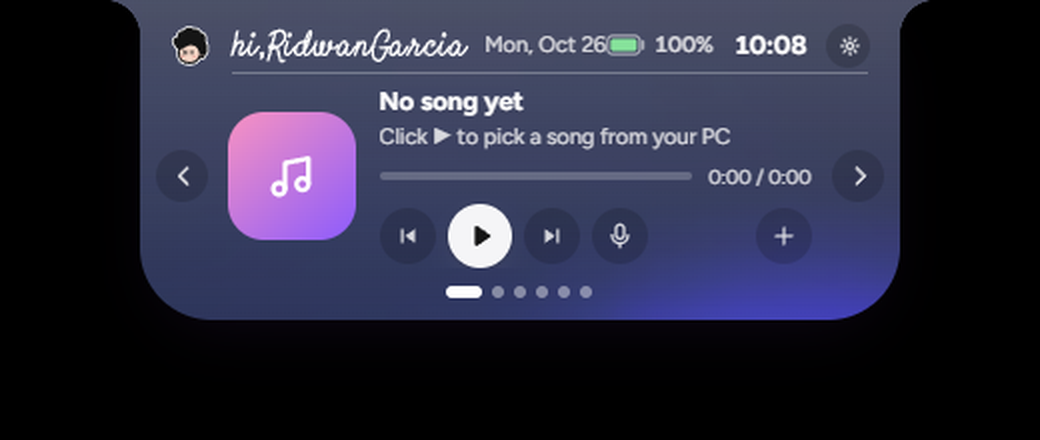
#> input picture analysis/Intip-rebuild/mockup/intip_idle.png, 1040 x 440 px, given in place of intip_full.bmp, which was not available
$ python mockup_crops.py
#> lines starting #> are read from the running program, lines starting #| are printed output that depends on the picture
from PIL import Image

crops = {
    'intip_idle':    ('intip_full.bmp',    700, 0, 1220, 220),
    'rebuild_idle':   ('rebuild_shot.bmp',  700, 0, 1220, 220),
    'rebuild_open':   ('rebuild_open.bmp',  600, 0, 1260, 220),
    'intip_open':     ('intip_win.bmp',    600, 0, 1260, 220),
}
for name, (fp, l, t, r, b) in crops.items():
    im = Image.open(r'H:\Default Project\analysis\Intip-rebuild\tools\\' + fp).convert('RGB')
#> im is the input picture: PIL image 1040x440 RGB; mean R, G, B 42.2, 42.3, 62.5
    c = im.crop((l, t, r, b))
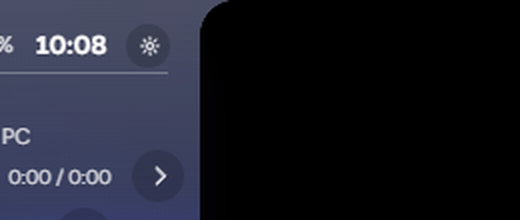
#> c: PIL image 520x220 RGB; mean R, G, B 27.4, 29.2, 39.9
    c2 = c.resize((c.width * 2, c.height * 2), Image.LANCZOS)
    out = r'H:\Default Project\analysis\Intip-rebuild\tools\mockup_' + name + '.png'
    c2.save(out)
    print(name, '->', out, c2.size)
#| intip_idle -> H:\Default Project\analysis\Intip-rebuild\tools\mockup_intip_idle.png (1040, 440)
#> pass 2 of the loop `for name, (fp, l, t, r, b) in crops.items():`:
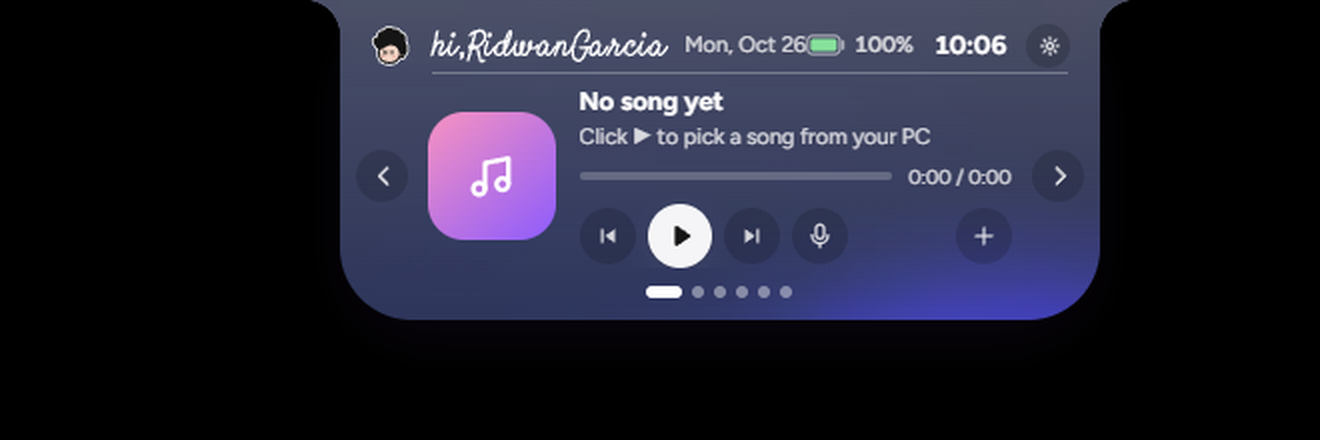
#> input picture analysis/Intip-rebuild/mockup/intip_open.png, 1320 x 440 px, given in place of rebuild_shot.bmp, which was not available
#> im is the input picture: PIL image 1320x440 RGB; mean R, G, B 33.2, 33.3, 49.2
#> `c = im.crop((l, t, r, b))`:
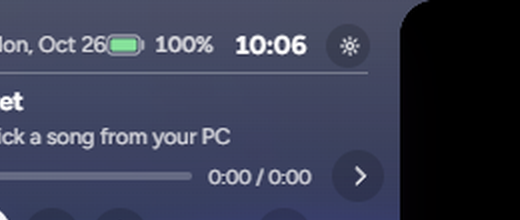
#> c: PIL image 520x220 RGB; mean R, G, B 56.4, 60.6, 81.4
#| rebuild_idle -> H:\Default Project\analysis\Intip-rebuild\tools\mockup_rebuild_idle.png (1040, 440)
#> pass 3 of the loop `for name, (fp, l, t, r, b) in crops.items():`:
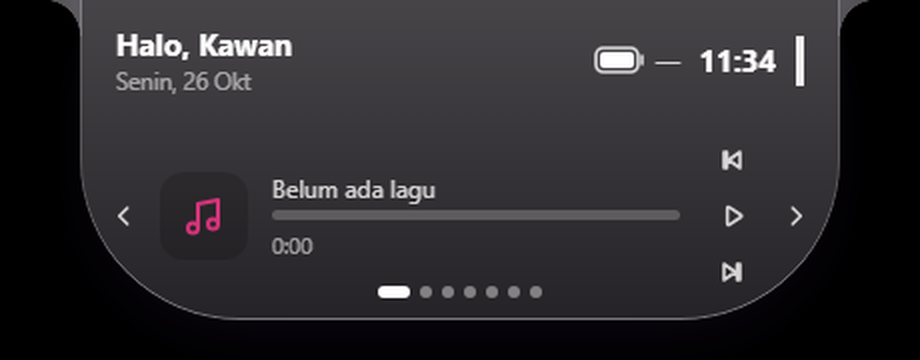
#> input picture analysis/Intip-rebuild/mockup/rebuild_open.png, 920 x 360 px, given in place of rebuild_open.bmp, which was not available
#> im is the input picture: PIL image 920x360 RGB; mean R, G, B 44, 41.9, 45.2
#> `c = im.crop((l, t, r, b))`:
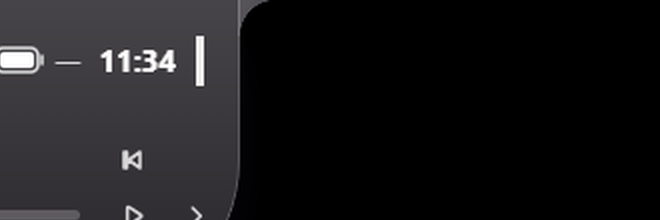
#> c: PIL image 660x220 RGB; mean R, G, B 25, 24.2, 25.6
#> c2: PIL image 1320x440 RGB
#| rebuild_open -> H:\Default Project\analysis\Intip-rebuild\tools\mockup_rebuild_open.png (1320, 440)
#> the loop made 4 passes; the first 3 are shown
